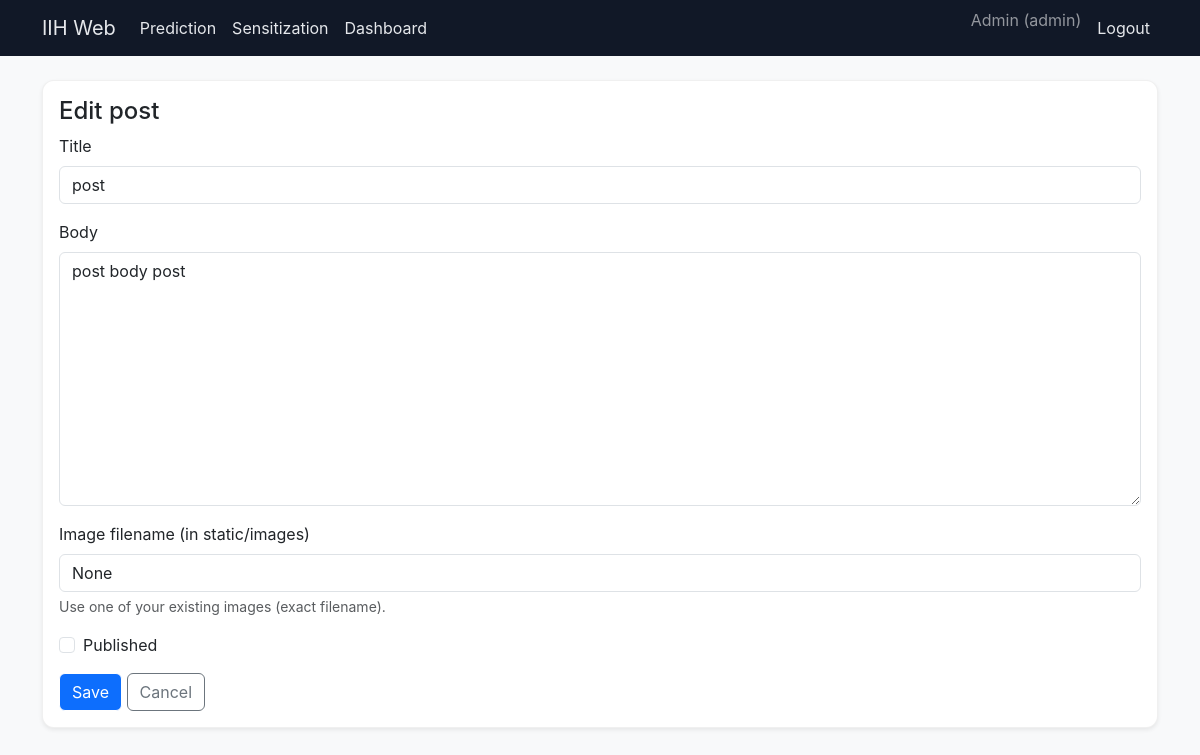
The page /sensitization/admin/edit/2 (signed in) on the database its author committed.
### app/models.py (models this page shows, shortened)
class User(db.Model, UserMixin):
    __tablename__ = "users"
    id = db.Column(db.Integer, primary_key=True)
    email = db.Column(db.String(255), unique=True, nullable=False)
    full_name = db.Column(db.String(255), nullable=False)
    password_hash = db.Column(db.String(255), nullable=False)
    role = db.Column(db.String(50), nullable=False, default=Role.PATIENT.value)
    created_at = db.Column(db.DateTime, default=datetime.utcnow)
    appointments = db.relationship("Appointment", backref="patient", lazy=True)

class SensitizationPost(db.Model):
    __tablename__ = "sens_posts"
    id = db.Column(db.Integer, primary_key=True)
    title = db.Column(db.String(255), nullable=False)
    slug = db.Column(db.String(255), unique=True, nullable=False)
    body = db.Column(db.Text, nullable=False)
    image = db.Column(db.String(120), nullable=True)
    is_published = db.Column(db.Boolean, default=True)
    created_at = db.Column(db.DateTime, default=datetime.utcnow)

### app/routes/sensitization.py (the view)
@bp.get("/admin/edit/<int:post_id>")
@login_required
def admin_edit(post_id):
    if current_user.role not in [Role.ADMIN.value, Role.PUBLIC_HEALTH.value]:
        flash("Not authorised.", "danger")
        return redirect(url_for("sensitization.index"))
    p = SensitizationPost.query.get_or_404(post_id)
    return render_template("sensitization/admin_edit.html", post=p)

### app/models.py (called while the page is built)
@login_manager.user_loader
def load_user(user_id):
    return User.query.get(int(user_id))

### app/templates/sensitization/admin_edit.html
{% extends "base.html" %}
{% block content %}
<div class="card shadow-sm">
  <div class="card-body">
    <h2 class="h4">{{ 'Edit post' if post else 'New post' }}</h2>
    <form method="post" action="{{ url_for('sensitization.admin_update', post_id=post.id) if post else url_for('sensitization.admin_create') }}">
      <div class="mb-3">
        <label class="form-label">Title</label>
        <input class="form-control" name="title" value="{{ post.title if post else '' }}" required>
      </div>
      <div class="mb-3">
        <label class="form-label">Body</label>
        <textarea class="form-control" name="body" rows="10" required>{{ post.body if post else '' }}</textarea>
      </div>
      <div class="mb-3">
        <label class="form-label">Image filename (in static/images)</label>
        <input class="form-control" name="image"
              value="{{ post.image if post else '' }}"
              placeholder="e.g. stroke-fast-test.jpg">
        <div class="form-text">
          Use one of your existing images (exact filename).
        </div>
      </div>
      <div class="form-check mb-3">
        <input class="form-check-input" type="checkbox" name="is_published" id="pub" {% if post and post.is_published %}checked{% endif %} {% if not post %}checked{% endif %}>
        <label class="form-check-label" for="pub">Published</label>
      </div>
      <button class="btn btn-primary" type="submit">Save</button>
      <a class="btn btn-outline-secondary" href="{{ url_for('sensitization.admin_list') }}">Cancel</a>
    </form>
  </div>
</div>
{% endblock %}

### app/templates/base.html (shortened to what this page needs)
<!doctype html>
<html lang="en">
<head>
  <link href="https://cdn.jsdelivr.net/npm/bootstrap@5.3.3/dist/css/bootstrap.min.css" rel="stylesheet">
  <link rel="stylesheet" href="{{ url_for('static', filename='css/theme.css') }}">
  <link rel="stylesheet" href="{{ url_for('static', filename='css/style.css') }}">
  <link rel="stylesheet" href="https://cdnjs.cloudflare.com/ajax/libs/font-awesome/6.5.1/css/all.min.css">
</head>
<body class="bg-light">
<nav class="navbar navbar-expand-lg navbar-dark bg-dark">
  <div class="container">
    <a class="navbar-brand" href="{{ url_for('core.index') }}">IIH Web</a>
    <div id="nav" class="collapse navbar-collapse">
      <ul class="navbar-nav me-auto">
        <li class="nav-item"><a class="nav-link" href="{{ url_for('prediction.landing') }}">Prediction</a></li>
        <li class="nav-item"><a class="nav-link" href="{{ url_for('sensitization.index') }}">Sensitization</a></li>
        {% if current_user.is_authenticated and current_user.role in ['admin','clinician','public_health'] %}
          <li class="nav-item"><a class="nav-link" href="{{ url_for('admin.dashboard') }}">Dashboard</a></li>
        {% endif %}
      </ul>
      <ul class="navbar-nav">
        {% if current_user.is_authenticated %}
          <li class="nav-item"><span class="navbar-text me-2">{{ current_user.full_name }} ({{ current_user.role }})</span></li>
          <li class="nav-item"><a class="nav-link" href="{{ url_for('auth.logout') }}">Logout</a></li>
        {% else %}
          <li class="nav-item"><a class="nav-link" href="{{ url_for('auth.login') }}">Login</a></li>
          <li class="nav-item"><a class="nav-link" href="{{ url_for('auth.register') }}">Register</a></li>
        {% endif %}
      </ul>
    </div>
  </div>
</nav>
<main class="container container-app py-4">
  {% block content %}{% endblock %}
</main>
</body>
</html>

### app/static/css/theme.css (style rules this page uses)
:root { --accent: #dc3545; --accent-dark: #b02a37; --bg-light: #f8f9fa; --bg-white: #ffffff; --text-main: #212529; --text-muted: #6c757d; --border-soft: rgba(0,0,0,0.06); }
body { background: var(--bg); }
.navbar { background: #111827 !important; }
.navbar .nav-link, .navbar-brand { color: #e5e7eb !important; }
.btn-primary { background: var(--brand); border-color: var(--brand); }
.card { border-radius: 12px; border: 1px solid var(--border-soft); box-shadow: 0 6px 24px rgba(0,0,0,0.04); }
.btn-primary { background-color: #0d6efd; color: #ffffff; opacity: 1; }

### app/static/style.css (style rules this page uses)
body { background: linear-gradient(135deg, #0f172a, #1e293b); font-family: "Poppins", sans-serif; color: white; }

### rows shown on the page
User: full_name "Admin", role "admin"
SensitizationPost: title "post", body "post body post", image "None"

### other values the page prints
{{ 'Edit post' if post else 'New post' }} "Edit post"
